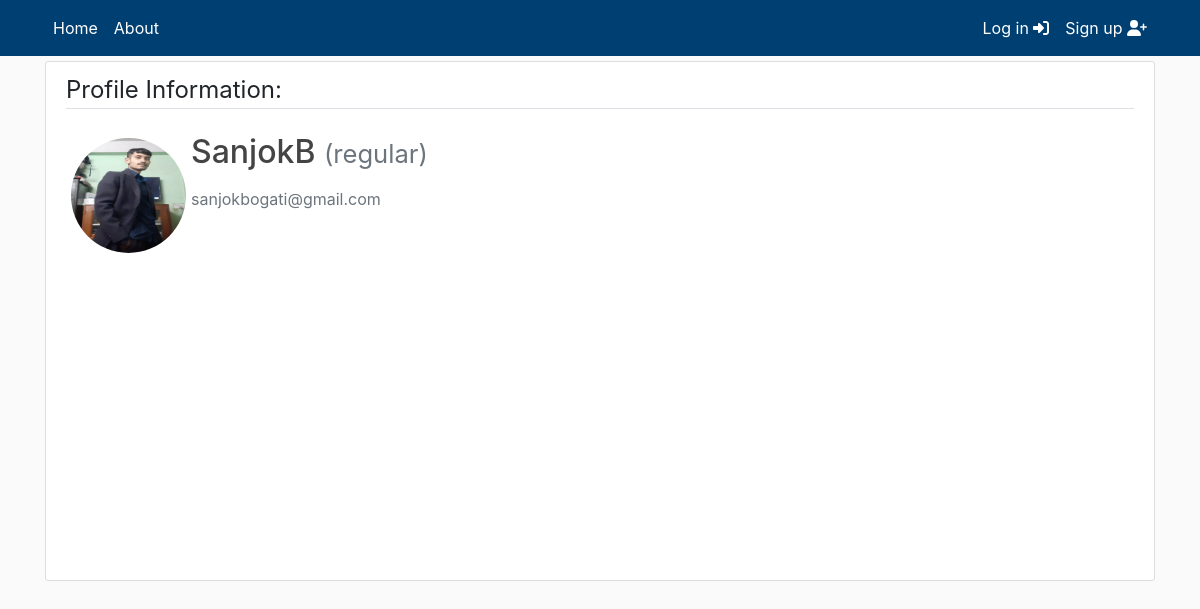
/profile/SanjokB/, run on the app's committed database.
### users/models.py (models this page shows, shortened)
class CustomUser(AbstractUser):
    def image_upload_to(self, instance=None):
        if instance:
            return os.path.join("Users", self.username, instance)
        return None
    STATUS = (
        ('regular', 'regular'),
        ('subscriber', 'subscriber'),
        ('moderator', 'moderator')
    )
    email = models.EmailField(unique=True)
    status = models.CharField(max_length=100, choices=STATUS, default='regular')
    description = models.TextField('Description', max_length=600, default='', blank=True)
    image = models.ImageField(default='default/user.jpg', upload_to=image_upload_to ,)

### users/views.py (the view, shortened to what this page needs)
# urls.py: path('profile/<username>/', views.profile, name='profile'),
def profile(request, username):
    user = get_user_model().objects.filter(username=username).first()
    if user:
        form = UserUpdateForm(instance=user)
        return render(
            request=request,
            template_name='users/profile.html',
            context={'form':form}
        )
    else:
        return redirect('homepage')

### users/templates/users/profile.html (shortened to what this page needs)
{% extends "main/header.html" %}
{% load crispy_forms_tags %}
{% block content %}
<div class="content-section col-lg-12 col-md-12 col-sm-12 tutorial-style" style="min-height:65vh;">
    <legend class="border-bottom mb-4">Profile Information:</legend>
    <form method="POST" enctype="multipart/form-data">
        <div class="media">
            {% if user.username == form.instance.username %}
                <input id="id_image" type="file" name="image" hidden/>
                <label for="id_image">
                    <img class="rounded-circle account-img profile-image"
                        style="cursor: pointer"
                        src="{{ form.instance.image.url }}"
                        title="Upload new image" />
                </label>
            {% else %}
                <img class="rounded-circle account-img profile-image", src="{{form.instance.image.url}}" />
            {% endif %}
            <div class="media-body">
                <h2 class="account-heading">{{ form.instance.username }}
                    <small class="text-muted">({{ form.instance.status }})</small>
                </h2>
                <p class="text-secondary">{{ form.instance.email }}</p>
            </div>
        </div>
    </form>
</div>
{% endblock content %}

### main/static/main/main.css (style rules this page uses)
:root { --footercolor: #003F72; --navbarcolor: #003F72; --btncolor: #003F72; --socialcolor: #003F72; --brightText: #ffffff; }
body { background: #fafafa; }
h1, h2, h3, h4, h5, h6 { color: #444444; }
.content-section { background: #ffffff; padding: 10px 20px; border: 1px solid #dddddd; border-radius: 3px; margin-bottom: 20px; }
.profile-image { width: 125px; height: 125px; padding: 5px; }

### data on the page
CustomUser: instance.image (picture), instance.username "SanjokB", instance.status "regular", instance.email "sanjokbogati@gmail.com"
